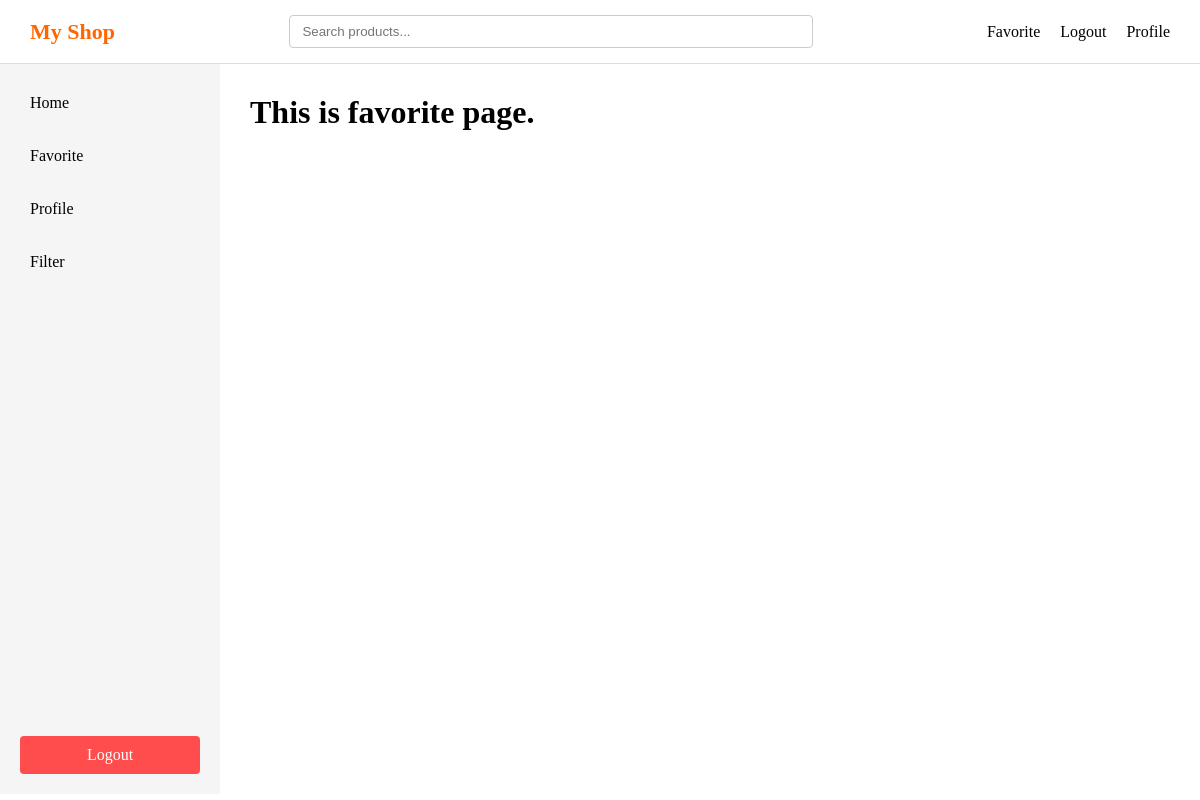
Before: /favorite (signed in) with the older database file.
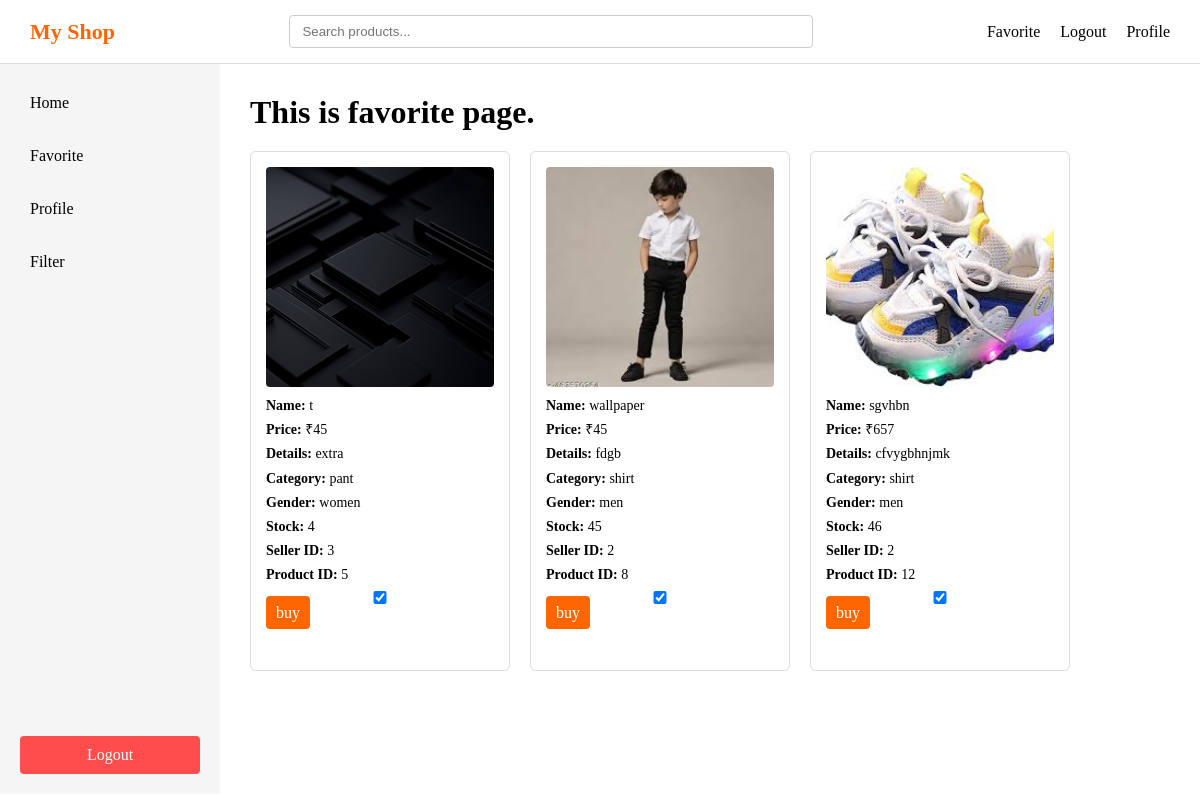
After: the same page with the newer database file.
### main.py (models this page shows)
class Product(db.Model):
    id=db.Column(db.Integer, primary_key = True)
    product_name = db.Column(db.String(100))
    product_price= db.Column(db.Integer)
    product_image= db.Column(db.String(200))
    product_details = db.Column(db.Text)
    product_category = db.Column(db.String(100))
    product_gender= db.Column(db.String(20))
    product_stock= db.Column(db.Integer)
    seller_id = db.Column(db.Integer, db.ForeignKey('user.id'))

### main.py (the view)
@app.route('/favorite',methods=['POST','GET'])
def favorite():
    if 'user' not in session:
        return redirect(url_for('login'))
    username = session.get('user')
    user = User.query.filter_by(username= username).first()
    products = (db.session.query(Product).join(UserProduct, Product.id == UserProduct.product_id).filter(UserProduct.user_id == user.id).all())
    liked_products = [ up.product_id for up in UserProduct.query.filter_by(user_id=user.id).all()]
    return render_template('favorite.html', user = user , products = products , liked_products = liked_products)

### templates/favorite.html (shortened to what this page needs)
<!DOCTYPE html>
<html lang="en">
<head>
    <link rel="stylesheet" href="{{ url_for('static', filename='style.css') }}">
</head>
<body>
    <div class="header">
        <div class="logo">My Shop</div>
        <div class="searchbar">
            <input type="text" placeholder="Search products..." />
        </div>
        <div class="right">
            <div class="favorite"><a href="/favorite">Favorite</a></div>
            <div class="logout"><a href="/logout">Logout</a></div>
            <div class="profile"><a href="/profile">Profile</a></div>
        </div>
    </div>
    <div class="layout">
        <div class="sidebar">
            <div class="top">
                <div class="home" id="sidebar-home">Home</div>
                <div class="favorite" id="sidebar-favorite">Favorite</div>
                <div class="profile" id="sidebar-profile">Profile</div>
                <div class="filter">Filter</div>
            </div>
            <div class="logout" id="sidebar-logout">Logout</div>
        </div>
        <div class="main">
            <h1>This is favorite page.</h1>
            {% if products %}
            <div class="products">
                {% for product in products %}
                <div class="product-card">
                    <img src="{{ url_for('static', filename='uploads/' + product.product_image) }}">
                    <p><strong>Name:</strong> {{ product.product_name }}</p>
                    <p><strong>Price:</strong> ₹{{ product.product_price }}</p>
                    <p><strong>Details:</strong> {{ product.product_details }}</p>
                    <p><strong>Category:</strong> {{ product.product_category }}</p>
                    <p><strong>Gender:</strong> {{ product.product_gender }}</p>
                    <p><strong>Stock:</strong> {{ product.product_stock }}</p>
                    <p><strong>Seller ID:</strong> {{ product.seller_id }}</p>
                    <p><strong>Product ID:</strong> {{ product.id }}</p>
                    <input type="checkbox" class="like-checkbox" data-product-id="{{ product.id }}" {% if product.id in
                        liked_products %} checked {% endif %}>
                    <div class="buybutton">
                        <a href="{{ url_for('buyButton', product_id=product.id) }}">buy</a>
                    </div>
                </div>
                {% endfor %}
            </div>
            {% endif %}
        </div>
    </div>
</body>
</html>

Changed rows visible on the page:
now on this page (row unchanged): Product: product_image (picture), product_name "t", product_price "45", product_details "extra", product_category "pant", product_gender "women", product_stock "4", seller_id "3", id "5", id "☑"
now on this page (row unchanged): Product: product_image (picture), product_name "wallpaper", product_price "45", product_details "fdgb", product_category "shirt", product_gender "men", product_stock "45", seller_id "2", id "8", id "☑"
added Product: product_image (picture), product_name "sgvhbn", product_price "657", product_details "cfvygbhnjmk", product_category "shirt", product_gender "men", product_stock "46", seller_id "2", id "12", id "☑"
